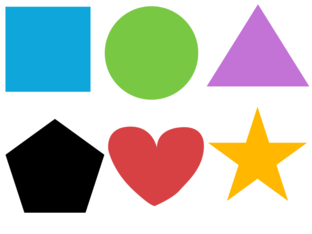
#> input picture python/jobsheet10/img/bentukWarna.png, 312 x 234 px, found by its file name
$ python 10.11WarnaMerah.py
#> lines starting #> are read from the running program, lines starting #| are printed output that depends on the picture; after the words box and inside, x2 and y2 are one past the last pixel; in counts of white or black regions, pixels touching at a corner belong together
import cv2
import numpy as np

citra = cv2.imread(r'python\jobsheet10\img\bentukWarna.png')
#> citra is the input picture: shape (234, 312, 3); mean B, G, R 184.6, 193.6, 189.8

if citra is not None:
    hsv = cv2.cvtColor(citra, cv2.COLOR_BGR2HSV)
#> hsv: shape (234, 312, 3); mean H, S, V 24.8, 70, 218.6

    # Rentang nilai HSV untuk warna hijau
    batasBawahA = np.array([35, 50, 50])
    batasAtasA = np.array([85, 255, 255])

    batasBawahB = np.array([35, 50, 50])
    batasAtasB = np.array([85, 255, 255])

    maskerA = cv2.inRange(hsv, batasBawahA, batasAtasA)
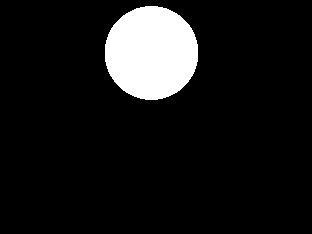
#> maskerA: shape (234, 312); 9.5% white; 1 white region, box (x1, y1, x2, y2) and area: (105, 6, 198, 100) 6904
    maskerB = cv2.inRange(hsv, batasBawahB, batasAtasB)
    masker = cv2.bitwise_or(maskerA, maskerB)

    # Pengurangan noise pada masker
    masker_blur = cv2.GaussianBlur(masker, (5, 5), 0)

    # Deteksi lingkaran dengan Hough Transform
    lingkaran = cv2.HoughCircles(masker_blur, cv2.HOUGH_GRADIENT, 1, 20,
                                param1=50, param2=30, minRadius=0, maxRadius=0)
#> lingkaran = [[150.5, 52.5, 46.5]]

    if lingkaran is not None:
        lingkaran_bulat = np.uint16(np.around(lingkaran))
#> lingkaran_bulat = [[150, 52, 46]]
        for (x, y, r) in lingkaran_bulat[0, :]:
            cv2.circle(citra, (x, y), r, (255, 0, 0), 2)        # Lingkaran luar berwarna biru
            cv2.circle(citra, (x, y), 3, (255, 255, 255), -1)  # Titik tengah berwarna putih
#> this loop made 1 pass
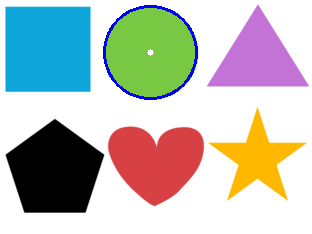
#> citra: shape (234, 312, 3); 1.2% of pixels changed, all inside (x1, y1, x2, y2) = (103, 5, 198, 100)

        cv2.imshow('Lingkaran Hijau', citra)
        cv2.waitKey(0)
        cv2.destroyAllWindows()
    else:
        print("Tidak ada lingkaran hijau terdeteksi!")
else:
    print("Gambar tidak ditemukan di path yang diberikan.")
